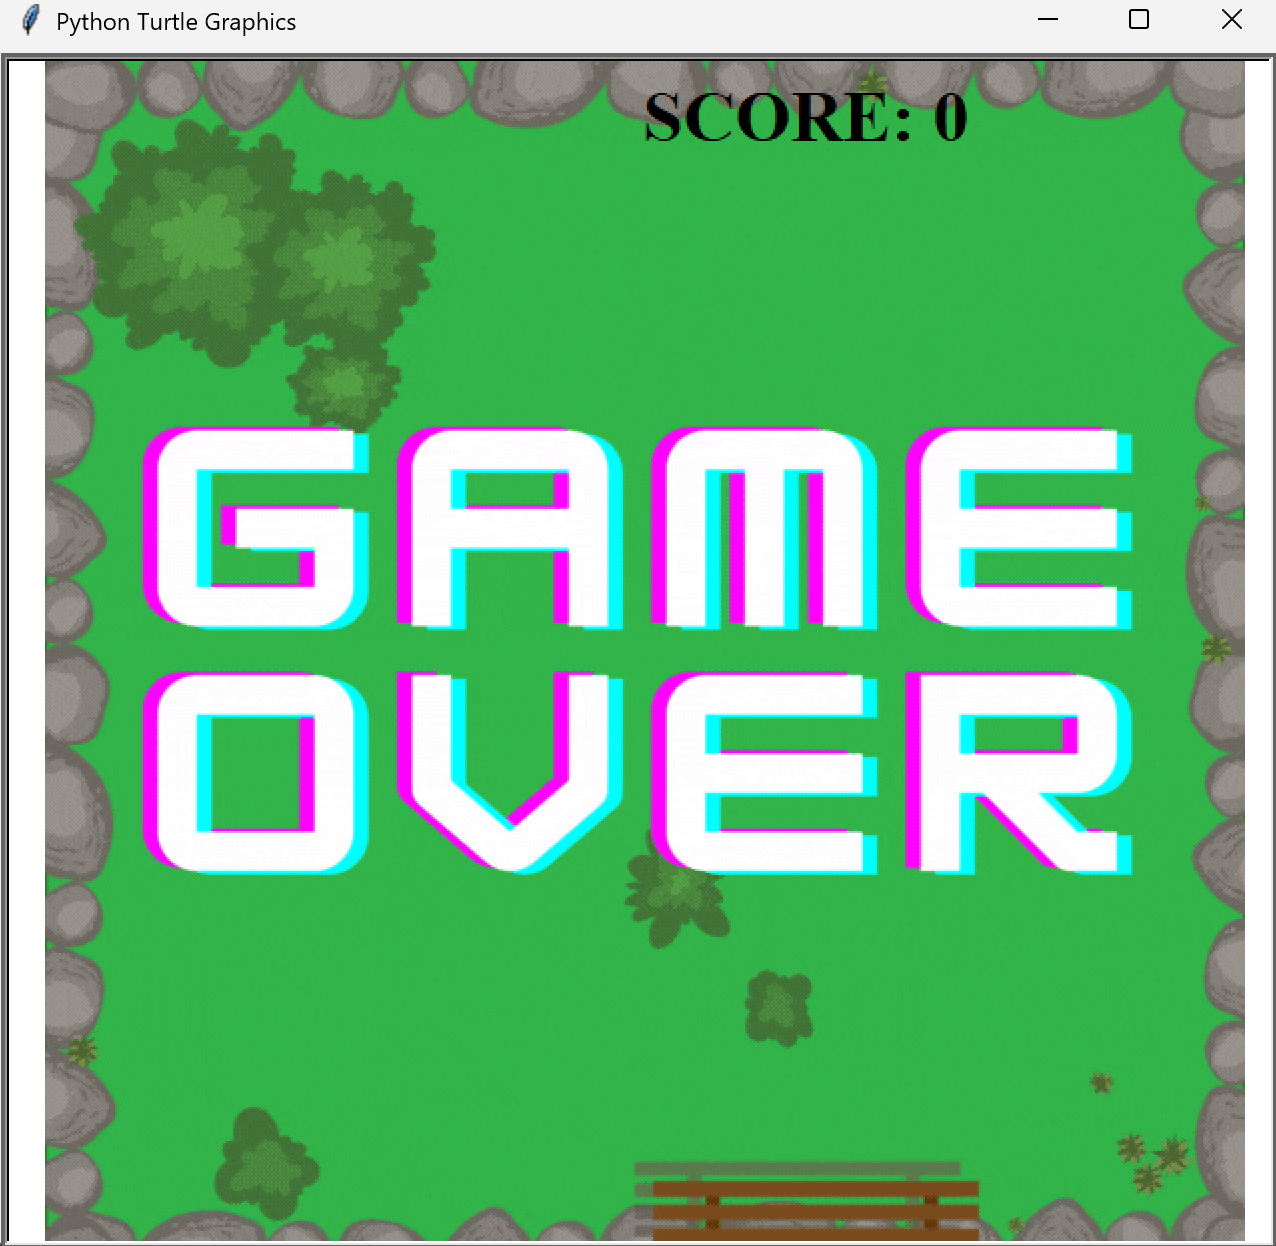

Recreate this plot in Python.
import turtle
import random

segment=[]
grass=turtle.Screen()
grass.bgpic("bg2.gif")
grass.addshape("headup.gif")
grass.addshape("headdown.gif")
grass.addshape("headright.gif")
grass.addshape("headleft.gif")
grass.addshape("body.gif")
grass.addshape("gameover.gif")

snake=turtle.Turtle()
snake.penup()
snake.speed(0)
snake.goto(0,0)
snake.setheading(90)
snake.shape("headup.gif")

food=turtle.Turtle()
food.penup()
food.speed(500)
food.color("red")
food.shape("circle")
food.goto(20,50)

pen=turtle.Turtle()
pen.penup()
pen.speed(500)
pen.hideturtle()
pen.goto(0,250)
pen.write("SCORE: 0",font=("times new roman",27,"bold"))


def move():
    snake.forward(10)

def up():
    if snake.heading()!=270:
        snake.setheading(90)
        snake.shape("headup.gif")
def down():
    if snake.heading()!=90:
        snake.setheading(270)
        snake.shape("headdown.gif")
def right():
    if snake.heading()!=180:
        snake.setheading(0)
        snake.shape("headright.gif")
def left():
    if snake.heading()!=0:
        snake.setheading(180)
        snake.shape("headleft.gif")

turtle.onkeypress(up,"Up")
turtle.onkeypress(down,"Down")
turtle.onkeypress(right,"Right")
turtle.onkeypress(left,"Left")
turtle.listen()
score=0
while True:
    grass.update()

    if snake.xcor()>290 or snake.xcor()<-290 or snake.ycor()>290 or snake.ycor()<-290:
        grass.bgpic("gameover.gif")
        food.hideturtle()

    for i in segment:
        if i.distance(snake)<1:
            grass.bgpic("gameover.gif")
            food.hideturtle()

    if snake.distance(food) < 15:
        x=random.randint(-250,250)
        y=random.randint(-250,250)
        food.setpos(x,y)
        score=score+1
        pen.clear()
        pen.write("SCORE: {}".format(score),font=("times new roman",27,"bold"))
        body=turtle.Turtle()
        body.penup()
        body.shape("body.gif")
        body.speed(0)
        segment.append(body)
    for i in range(len(segment)-1,0,-1):
        x=segment[i-1].xcor()
        y=segment[i-1].ycor()
        segment[i].goto(x,y)

    if len(segment)>0:
        x=snake.xcor()
        y=snake.ycor()
        segment[0].goto(x,y)
    move()


turtle.done()
